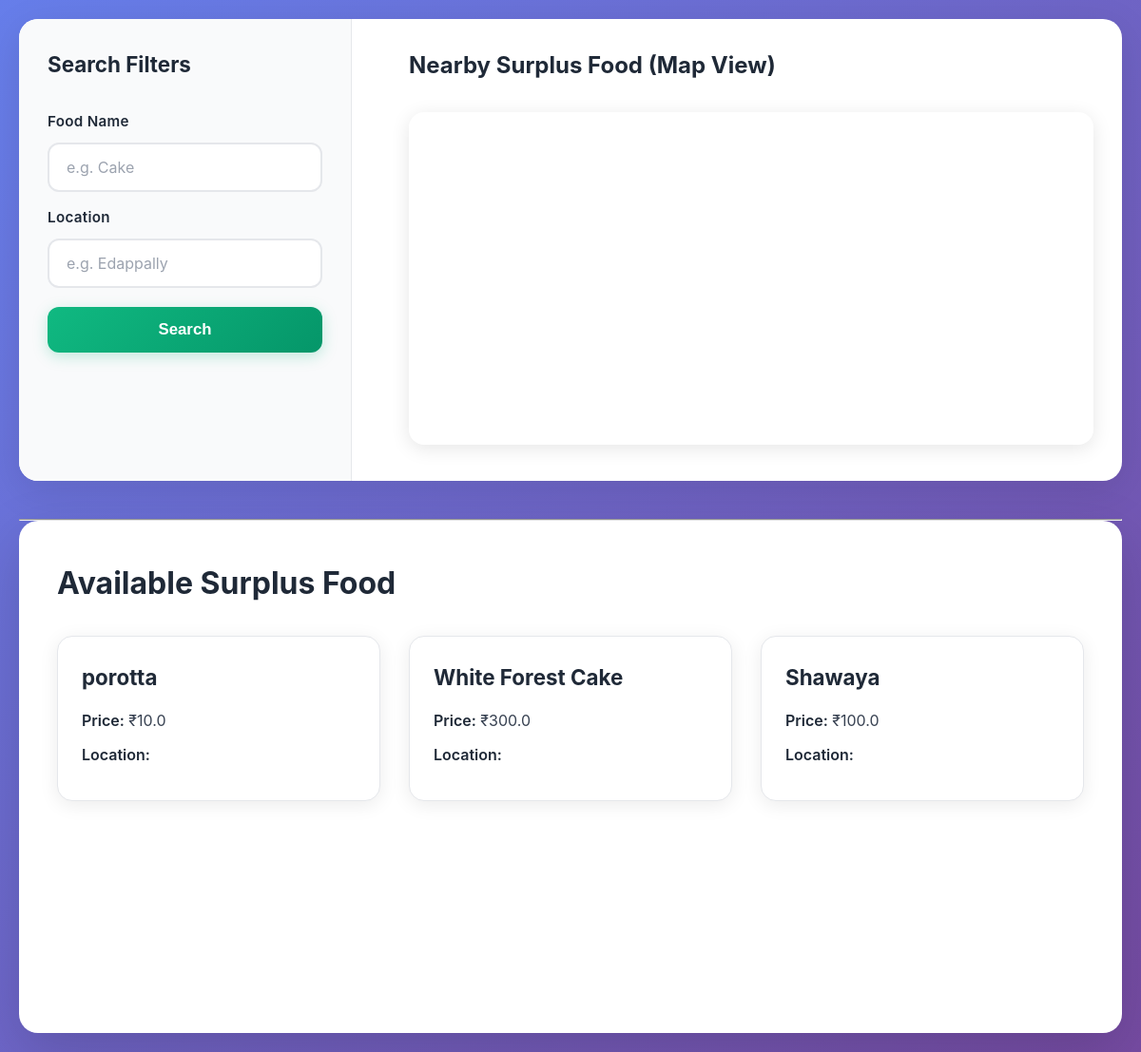
/user, run on an earlier commit of the app's database.
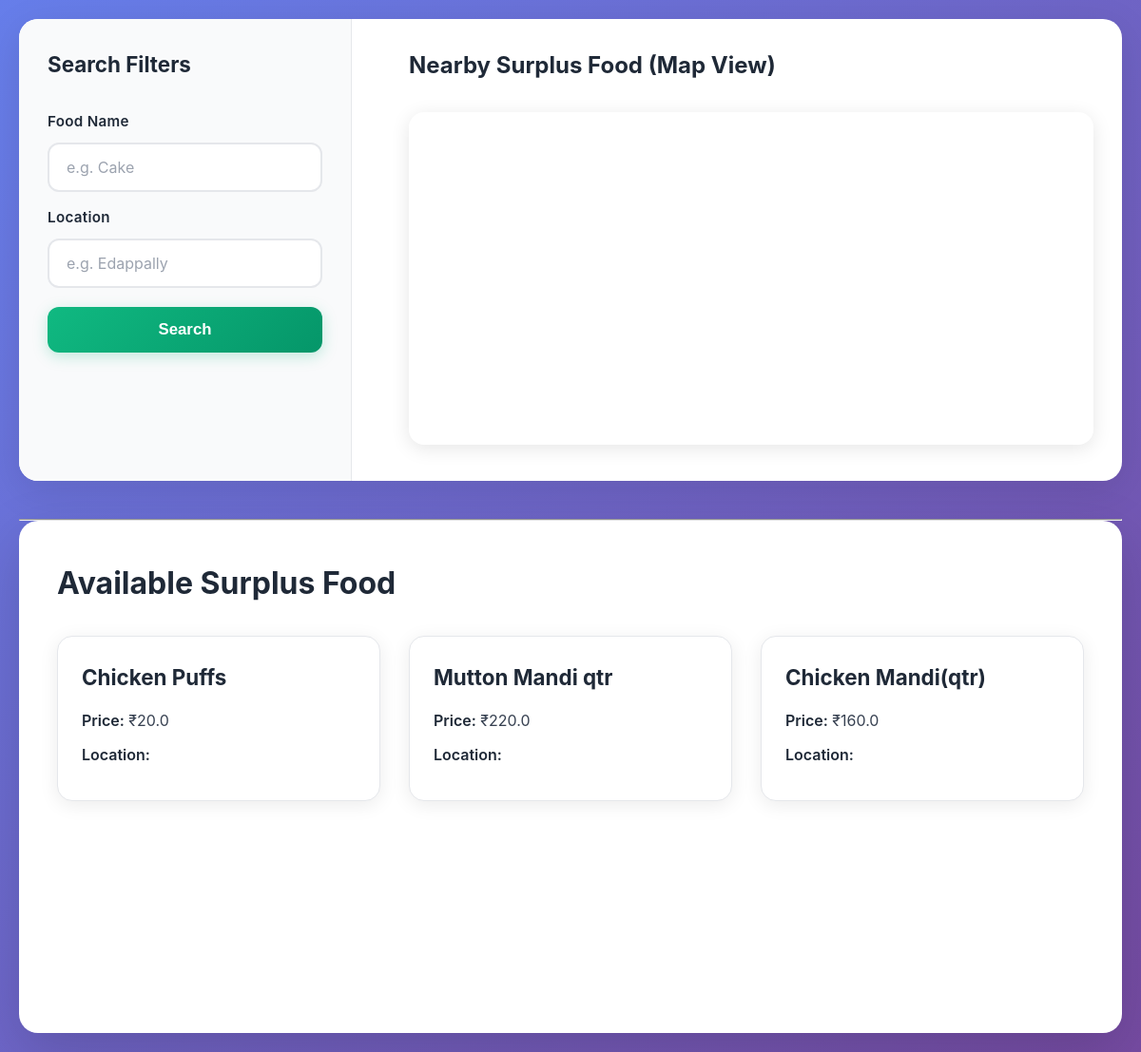
And on a later commit of the database.
### tables this page shows
CREATE TABLE food (
                id INTEGER PRIMARY KEY AUTOINCREMENT,
                restaurant_id INTEGER,
                name TEXT NOT NULL,
                discounted_price REAL NOT NULL,
                quantity INTEGER DEFAULT 1,
                status TEXT NOT NULL DEFAULT 'available',
                created_at TIMESTAMP DEFAULT CURRENT_TIMESTAMP,
                FOREIGN KEY(restaurant_id) REFERENCES restaurants(id)
            );

### Mini Project/app.py (the view)
@app.route('/user')
def user():
    search_food = request.args.get('food', '')
    search_location = request.args.get('location', '')
    conn = get_db_connection()
    query = "SELECT * FROM food WHERE status='available'"
    params = []
    if search_food:
        query += " AND name LIKE ?"
        params.append(f'%{search_food}%')
    if search_location:
        query += " AND location LIKE ?"
        params.append(f'%{search_location}%')
    query += " ORDER BY created_at DESC"
    foods = conn.execute(query, params).fetchall()
    conn.close()
    return render_template('user.html', foods=foods)

### Mini Project/app.py (called while the page is built)
def get_db_connection():
    db_path = os.path.join(os.path.dirname(__file__), 'database.db')
    conn = sqlite3.connect(db_path)
    conn.row_factory = sqlite3.Row
    return conn

### Mini Project/templates/user.html (shortened to what this page needs)
<!DOCTYPE html>
<html lang="en">
<head>
    <link rel="stylesheet" href="{{ url_for('static', filename='css/style.css') }}">
</head>
<body>
  <div class="map-layout">
    <div class="search-panel">
        <h3>Search Filters</h3>
        <form method="GET">
            <label>Food Name</label>
            <input type="text" name="food" placeholder="e.g. Cake">
            <label>Location</label>
            <input type="text" name="location" placeholder="e.g. Edappally">
            <button type="submit">Search</button>
        </form>
    </div>
    <div class="map-panel">
        <h3>Nearby Surplus Food (Map View)</h3>
        <iframe
            width="100%"
            height="350"
            class="map-iframe"
            loading="lazy"
            allowfullscreen
            title="Google Map showing nearby surplus food locations"
            src="https://www.google.com/maps?q={{ request.args.get('location', 'Kochi') }}&output=embed">
        </iframe>
    </div>
</div>
<hr>
<div class="container">
    <h2>Available Surplus Food</h2>
    <div class="food-grid">
        {% for food in foods %}
        <div class="food-card">
            <div class="food-card-content">
                <h3>{{ food.name }}</h3>
                <p><strong>Price:</strong> ₹{{ food.discounted_price }}</p>
                <p><strong>Location:</strong> {{ food.location }}</p>
            </div>
        </div>
        {% endfor %}
    </div>
</div>
</body>
</html>

### Mini Project/static/css/style.css (style rules this page uses)
* { margin: 0; padding: 0; box-sizing: border-box; }
:root { --primary: #6366f1; --primary-dark: #4f46e5; --secondary: #8b5cf6; --success: #10b981; --danger: #ef4444; --warning: #f59e0b; --dark: #1f2937; --light-gray: #f9fafb; --border: #e5e7eb; --text: #374151; --text-light: #6b7280; }
body { font-family: 'Inter', -apple-system, BlinkMacSystemFont, 'Segoe UI', 'Roboto', sans-serif; background: linear-gradient(135deg, #667eea 0%, #764ba2 100%); min-height: 100vh; padding: 20px; line-height: 1.6; }
.container { max-width: 1400px; margin: 0 auto; padding: 40px; background: white; border-radius: 20px; box-shadow: 0 20px 60px rgba(0,0,0,0.15); }
h1, h2, h3 { color: var(--dark); margin-bottom: 20px; font-weight: 700; }
h2 { font-size: 2em; color: var(--dark); }
h3 { font-size: 1.5em; color: var(--dark); }
form { margin: 30px 0; }
label { display: block; margin-bottom: 10px; color: var(--dark); font-weight: 600; font-size: 0.95em; letter-spacing: 0.3px; }
input[type="text"], input[type="number"], input[type="time"], input[type="file"], textarea, select { width: 100%; padding: 14px 18px; border: 2px solid var(--border); border-radius: 12px; font-size: 1em; transition: all 0.3s ease; font-family: inherit; background: white; color: var(--text); }
input::placeholder, textarea::placeholder { color: #9ca3af; }
button, .btn { padding: 14px 32px; background: linear-gradient(135deg, var(--success) 0%, #059669 100%); color: white; border: none; border-radius: 12px; cursor: pointer; font-size: 1.05em; font-weight: 600; transition: all 0.3s cubic-bezier(0.4, 0, 0.2, 1); box-shadow: 0 4px 15px rgba(16, 185, 129, 0.25); display: inline-block; text-decoration: none; }
.map-layout { display: grid; grid-template-columns: 350px 1fr; gap: 30px; margin-bottom: 40px; background: white; border-radius: 20px; padding: 0; box-shadow: 0 10px 40px rgba(0,0,0,0.1); overflow: hidden; }
.search-panel { background: var(--light-gray); padding: 30px; border-right: 1px solid var(--border); }
.search-panel h3 { margin-bottom: 25px; font-size: 1.4em; }
.search-panel form label { margin-top: 15px; }
.search-panel form label:first-of-type { margin-top: 0; }
.search-panel button { width: 100%; margin-top: 20px; }
.map-panel { padding: 30px; position: relative; }
.map-panel h3 { margin-bottom: 20px; }
iframe, .map-iframe { border: none; border-radius: 16px; box-shadow: 0 4px 20px rgba(0,0,0,0.1); margin-top: 10px; }
.food-grid { display: grid; grid-template-columns: repeat(auto-fill, minmax(320px, 1fr)); gap: 30px; margin-top: 30px; }
.food-card { background: white; border-radius: 16px; overflow: hidden; box-shadow: 0 4px 20px rgba(0,0,0,0.08); transition: all 0.3s cubic-bezier(0.4, 0, 0.2, 1); border: 1px solid var(--border); }
.food-card-content { padding: 25px; }
.food-card h3 { color: var(--dark); margin-bottom: 15px; font-size: 1.4em; font-weight: 700; }
.food-card p { margin: 10px 0; color: var(--text); line-height: 1.6; }
.food-card strong { color: var(--dark); font-weight: 600; }

What changed in the data, as far as the page shows it:
removed food: name "porotta", discounted_price "10.0"
removed food: name "White Forest Cake", discounted_price "300.0"
no longer on this page (row edited): food: name "Shawaya", discounted_price "100.0"
added food: name "Chicken Puffs", discounted_price "20.0"
added food: name "Mutton Mandi qtr", discounted_price "220.0"
added food: name "Chicken Mandi(qtr)", discounted_price "160.0"
